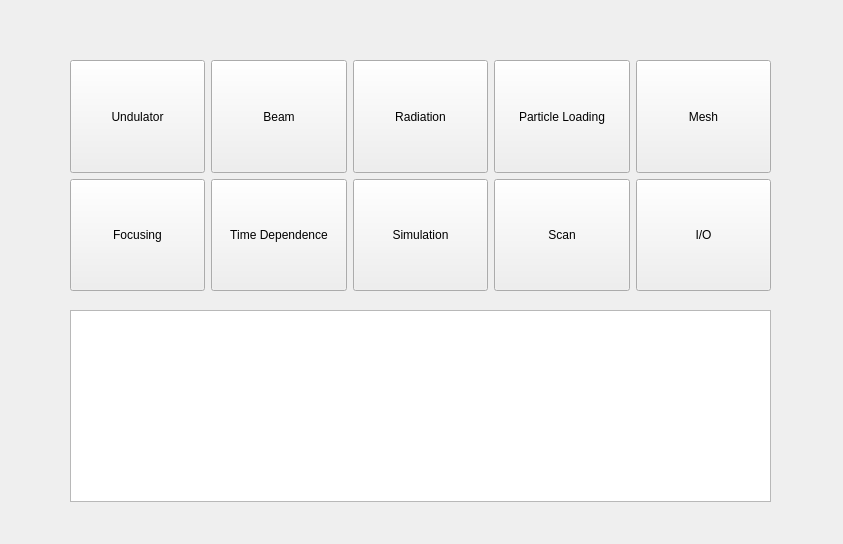
<?xml version="1.0" encoding="UTF-8"?>
<ui version="4.0">
 <class>genesis</class>
 <widget class="QWidget" name="genesis">
  <property name="geometry">
   <rect>
    <x>0</x>
    <y>0</y>
    <width>843</width>
    <height>544</height>
   </rect>
  </property>
  <property name="windowTitle">
   <string>Form</string>
  </property>
  <widget class="QWidget" name="gridLayoutWidget">
   <property name="geometry">
    <rect>
     <x>70</x>
     <y>60</y>
     <width>701</width>
     <height>231</height>
    </rect>
   </property>
   <layout class="QGridLayout" name="gridLayout">
    <property name="sizeConstraint">
     <enum>QLayout::SetNoConstraint</enum>
    </property>
    <item row="1" column="2">
     <widget class="QPushButton" name="simulation">
      <property name="sizePolicy">
       <sizepolicy hsizetype="Minimum" vsizetype="MinimumExpanding">
        <horstretch>0</horstretch>
        <verstretch>0</verstretch>
       </sizepolicy>
      </property>
      <property name="text">
       <string>Simulation</string>
      </property>
     </widget>
    </item>
    <item row="1" column="1">
     <widget class="QPushButton" name="time">
      <property name="sizePolicy">
       <sizepolicy hsizetype="Minimum" vsizetype="MinimumExpanding">
        <horstretch>0</horstretch>
        <verstretch>0</verstretch>
       </sizepolicy>
      </property>
      <property name="text">
       <string>Time Dependence</string>
      </property>
     </widget>
    </item>
    <item row="0" column="0">
     <widget class="QPushButton" name="undulator">
      <property name="sizePolicy">
       <sizepolicy hsizetype="Minimum" vsizetype="MinimumExpanding">
        <horstretch>0</horstretch>
        <verstretch>0</verstretch>
       </sizepolicy>
      </property>
      <property name="text">
       <string>Undulator</string>
      </property>
     </widget>
    </item>
    <item row="0" column="2">
     <widget class="QPushButton" name="radiation">
      <property name="sizePolicy">
       <sizepolicy hsizetype="Minimum" vsizetype="MinimumExpanding">
        <horstretch>0</horstretch>
        <verstretch>0</verstretch>
       </sizepolicy>
      </property>
      <property name="text">
       <string>Radiation</string>
      </property>
     </widget>
    </item>
    <item row="0" column="1">
     <widget class="QPushButton" name="beam">
      <property name="sizePolicy">
       <sizepolicy hsizetype="Minimum" vsizetype="MinimumExpanding">
        <horstretch>0</horstretch>
        <verstretch>0</verstretch>
       </sizepolicy>
      </property>
      <property name="text">
       <string>Beam</string>
      </property>
     </widget>
    </item>
    <item row="0" column="3">
     <widget class="QPushButton" name="particle">
      <property name="sizePolicy">
       <sizepolicy hsizetype="Minimum" vsizetype="MinimumExpanding">
        <horstretch>0</horstretch>
        <verstretch>0</verstretch>
       </sizepolicy>
      </property>
      <property name="text">
       <string>Particle Loading</string>
      </property>
     </widget>
    </item>
    <item row="1" column="0">
     <widget class="QPushButton" name="focus">
      <property name="sizePolicy">
       <sizepolicy hsizetype="Minimum" vsizetype="MinimumExpanding">
        <horstretch>0</horstretch>
        <verstretch>0</verstretch>
       </sizepolicy>
      </property>
      <property name="text">
       <string>Focusing</string>
      </property>
     </widget>
    </item>
    <item row="1" column="3">
     <widget class="QPushButton" name="scan">
      <property name="sizePolicy">
       <sizepolicy hsizetype="Minimum" vsizetype="MinimumExpanding">
        <horstretch>0</horstretch>
        <verstretch>0</verstretch>
       </sizepolicy>
      </property>
      <property name="text">
       <string>Scan</string>
      </property>
     </widget>
    </item>
    <item row="1" column="4">
     <widget class="QPushButton" name="io">
      <property name="sizePolicy">
       <sizepolicy hsizetype="Minimum" vsizetype="MinimumExpanding">
        <horstretch>0</horstretch>
        <verstretch>0</verstretch>
       </sizepolicy>
      </property>
      <property name="text">
       <string>I/O</string>
      </property>
     </widget>
    </item>
    <item row="0" column="4">
     <widget class="QPushButton" name="mesh">
      <property name="sizePolicy">
       <sizepolicy hsizetype="Minimum" vsizetype="MinimumExpanding">
        <horstretch>0</horstretch>
        <verstretch>0</verstretch>
       </sizepolicy>
      </property>
      <property name="text">
       <string>Mesh</string>
      </property>
     </widget>
    </item>
   </layout>
  </widget>
  <widget class="QGraphicsView" name="graphicsView">
   <property name="geometry">
    <rect>
     <x>70</x>
     <y>310</y>
     <width>701</width>
     <height>192</height>
    </rect>
   </property>
  </widget>
  <zorder>gridLayoutWidget</zorder>
  <zorder>mesh</zorder>
  <zorder>graphicsView</zorder>
 </widget>
 <resources/>
 <connections/>
</ui>
